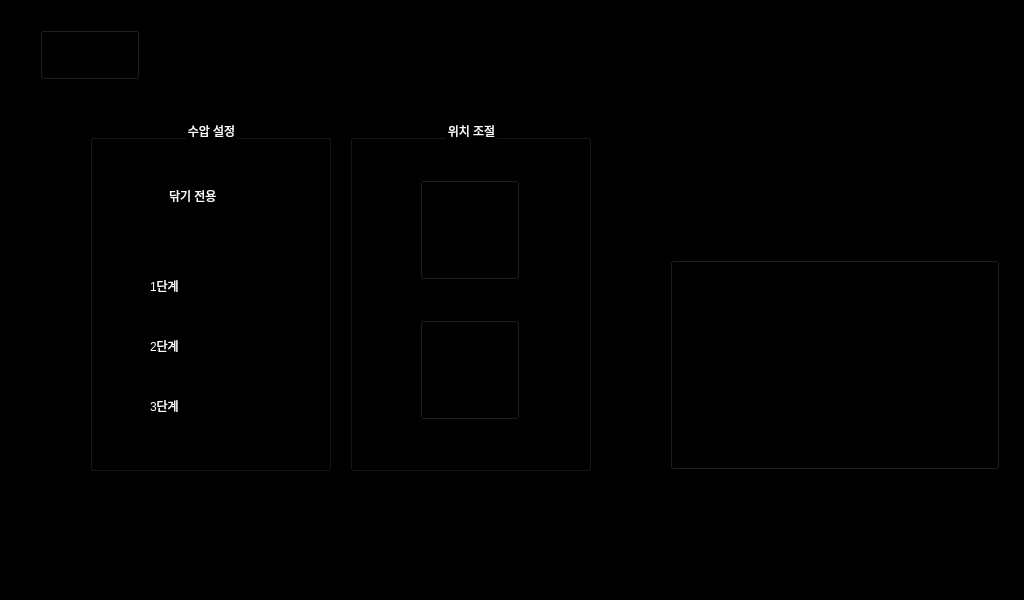
<?xml version="1.0" encoding="UTF-8"?>
<ui version="4.0">
 <class>MainWindow</class>
 <widget class="QMainWindow" name="MainWindow">
  <property name="geometry">
   <rect>
    <x>0</x>
    <y>0</y>
    <width>1024</width>
    <height>600</height>
   </rect>
  </property>
  <property name="cursor">
   <cursorShape>ArrowCursor</cursorShape>
  </property>
  <property name="windowTitle">
   <string>MainWindow</string>
  </property>
  <property name="styleSheet">
   <string notr="true">background-color: rgb(0, 0, 0);</string>
  </property>
  <widget class="QWidget" name="centralwidget">
   <widget class="QPushButton" name="q_btn_home">
    <property name="geometry">
     <rect>
      <x>40</x>
      <y>30</y>
      <width>100</width>
      <height>50</height>
     </rect>
    </property>
    <property name="cursor">
     <cursorShape>BlankCursor</cursorShape>
    </property>
    <property name="styleSheet">
     <string notr="true">border-image: url(:/img_btn/img_home.jpg);</string>
    </property>
    <property name="text">
     <string/>
    </property>
   </widget>
   <widget class="QGroupBox" name="groupBox_3">
    <property name="geometry">
     <rect>
      <x>90</x>
      <y>120</y>
      <width>241</width>
      <height>351</height>
     </rect>
    </property>
    <property name="cursor">
     <cursorShape>BlankCursor</cursorShape>
    </property>
    <property name="styleSheet">
     <string notr="true">font: 75 15pt &quot;Arial&quot;;
color: white;</string>
    </property>
    <property name="title">
     <string>수압 설정</string>
    </property>
    <property name="alignment">
     <set>Qt::AlignCenter</set>
    </property>
    <widget class="QRadioButton" name="q_rad_Level1">
     <property name="geometry">
      <rect>
       <x>40</x>
       <y>140</y>
       <width>141</width>
       <height>51</height>
      </rect>
     </property>
     <property name="cursor">
      <cursorShape>BlankCursor</cursorShape>
     </property>
     <property name="text">
      <string>1단계</string>
     </property>
    </widget>
    <widget class="QRadioButton" name="q_rad_Level2">
     <property name="geometry">
      <rect>
       <x>40</x>
       <y>200</y>
       <width>141</width>
       <height>51</height>
      </rect>
     </property>
     <property name="cursor">
      <cursorShape>BlankCursor</cursorShape>
     </property>
     <property name="text">
      <string>2단계</string>
     </property>
    </widget>
    <widget class="QRadioButton" name="q_rad_Level3">
     <property name="geometry">
      <rect>
       <x>40</x>
       <y>260</y>
       <width>141</width>
       <height>51</height>
      </rect>
     </property>
     <property name="cursor">
      <cursorShape>BlankCursor</cursorShape>
     </property>
     <property name="text">
      <string>3단계</string>
     </property>
    </widget>
    <widget class="QCheckBox" name="q_chkb_washonly">
     <property name="geometry">
      <rect>
       <x>60</x>
       <y>50</y>
       <width>121</width>
       <height>51</height>
      </rect>
     </property>
     <property name="cursor">
      <cursorShape>BlankCursor</cursorShape>
     </property>
     <property name="text">
      <string>닦기 전용</string>
     </property>
    </widget>
   </widget>
   <widget class="QPushButton" name="q_btn_stop">
    <property name="geometry">
     <rect>
      <x>670</x>
      <y>260</y>
      <width>330</width>
      <height>210</height>
     </rect>
    </property>
    <property name="cursor">
     <cursorShape>BlankCursor</cursorShape>
    </property>
    <property name="styleSheet">
     <string notr="true">border-image: url(:/img_btn/img_stop.jpg);</string>
    </property>
    <property name="text">
     <string/>
    </property>
   </widget>
   <widget class="QGroupBox" name="groupBox_4">
    <property name="geometry">
     <rect>
      <x>350</x>
      <y>120</y>
      <width>241</width>
      <height>351</height>
     </rect>
    </property>
    <property name="cursor">
     <cursorShape>BlankCursor</cursorShape>
    </property>
    <property name="styleSheet">
     <string notr="true">font: 75 15pt &quot;Arial&quot;;
color: white;</string>
    </property>
    <property name="title">
     <string>위치 조절</string>
    </property>
    <property name="alignment">
     <set>Qt::AlignCenter</set>
    </property>
    <widget class="QPushButton" name="q_btn_up">
     <property name="geometry">
      <rect>
       <x>70</x>
       <y>60</y>
       <width>100</width>
       <height>100</height>
      </rect>
     </property>
     <property name="styleSheet">
      <string notr="true">border-image: url(:/img_btn/img_up.jpg);</string>
     </property>
     <property name="text">
      <string/>
     </property>
    </widget>
    <widget class="QPushButton" name="q_btn_down">
     <property name="geometry">
      <rect>
       <x>70</x>
       <y>200</y>
       <width>100</width>
       <height>100</height>
      </rect>
     </property>
     <property name="styleSheet">
      <string notr="true">border-image: url(:/img_btn/img_down.jpg);</string>
     </property>
     <property name="text">
      <string/>
     </property>
    </widget>
    <zorder>q_btn_down</zorder>
    <zorder>q_btn_up</zorder>
   </widget>
   <zorder>groupBox_4</zorder>
   <zorder>q_btn_home</zorder>
   <zorder>groupBox_3</zorder>
   <zorder>q_btn_stop</zorder>
  </widget>
  <widget class="QMenuBar" name="menubar">
   <property name="geometry">
    <rect>
     <x>0</x>
     <y>0</y>
     <width>1024</width>
     <height>21</height>
    </rect>
   </property>
  </widget>
  <widget class="QStatusBar" name="statusbar"/>
 </widget>
 <resources>
  <include location="resource.qrc"/>
 </resources>
 <connections/>
</ui>
